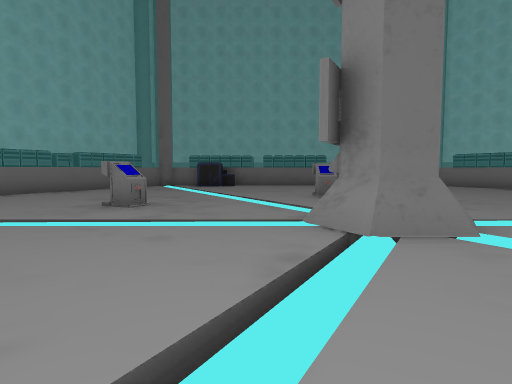
[1] (above)

16 first-person views from a walk through a scene from a Unity 3-D project. The camera is 1.5 m above the floor, tilts 4° down and sees 75° across. The floor is counted in squares, 2 m on a side. Each view is taken from the middle of a square. On the plan, view 1 faces up. The plan holds only what a view shows up to about 11 squares ahead; the rest is blank. The place goes on beyond the plan. The player is left out.

[2]
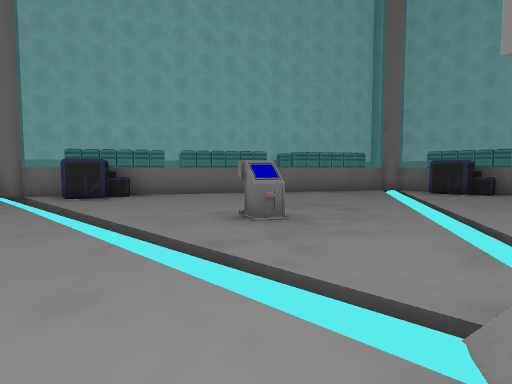

[3]
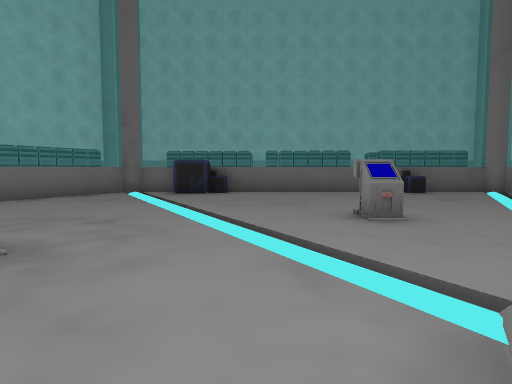

[4]
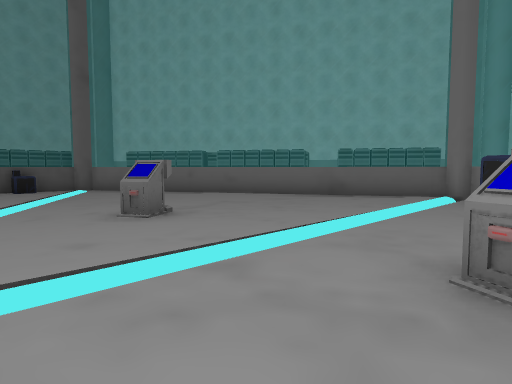

[5]
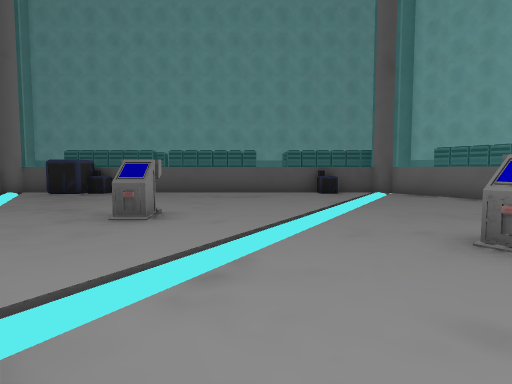

[6]
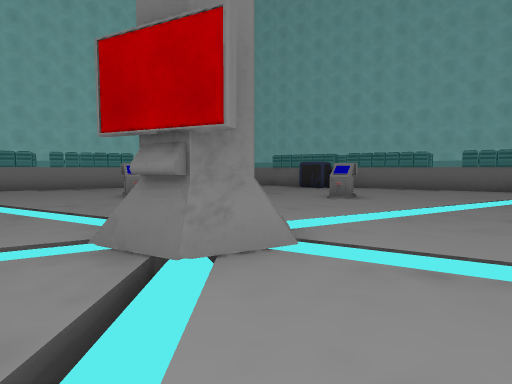

[7]
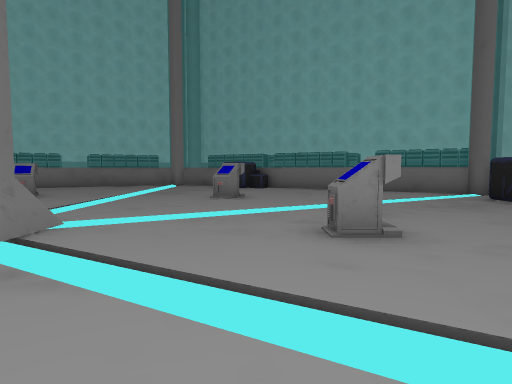

[8]
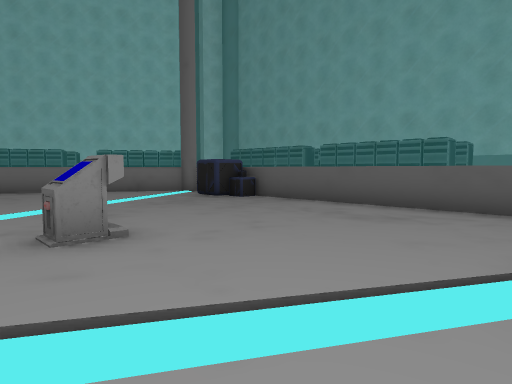

[9]
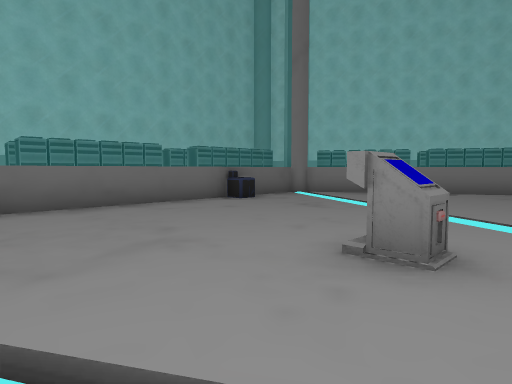

[10]
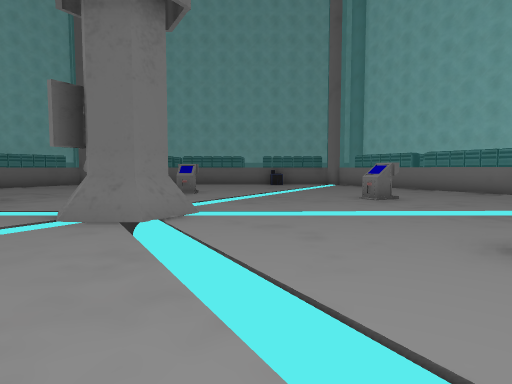

[11]
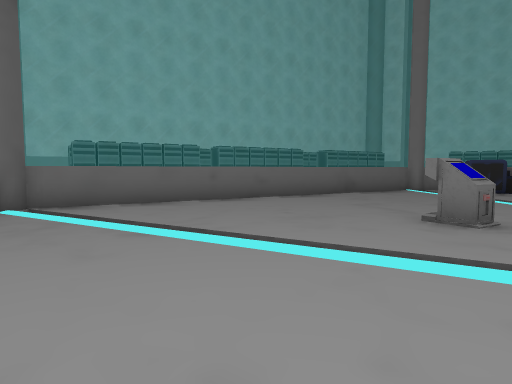

[12]
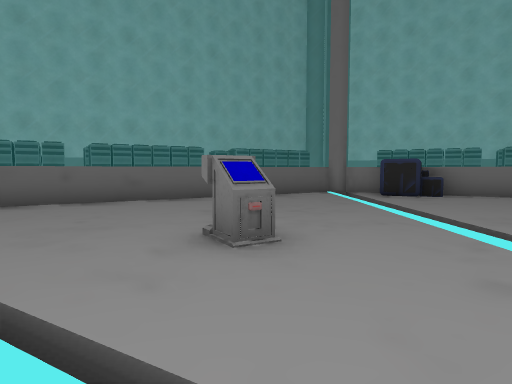

[13]
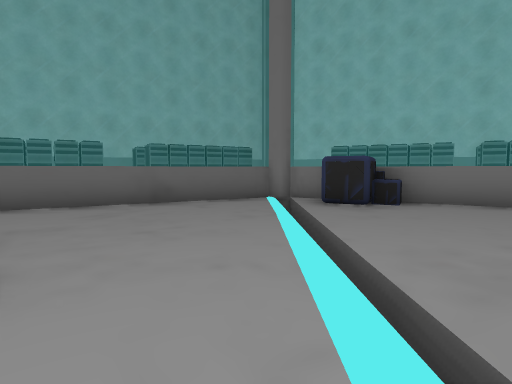

[14]
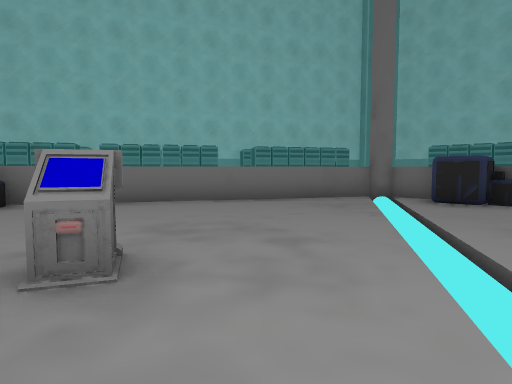

[15]
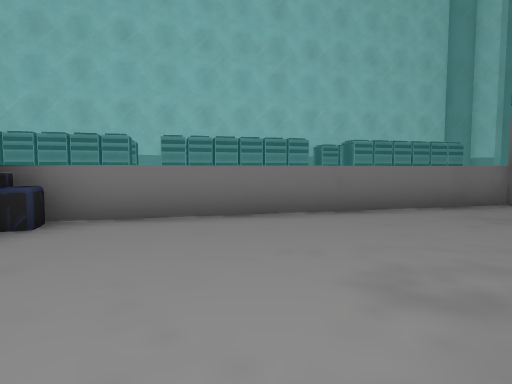

[16]
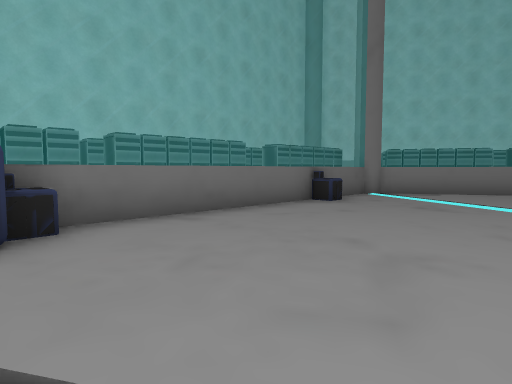

### Floor plan
Key: @ floor where view 1 was taken; # wall or solid block; . main floor; - floor 0.25 m lower than the main floor; _ floor 1.25 m lower than the main floor; / step, stairs or slope; = window, fence, low wall or low ledge; v drop or lower ground; O other object.
Columns run from 11 left of view 1 to 9 right of it. Each row starts with its distance up from view 1.
 17                OO
 16         OOOOOOOOOOO
 15      OO#= O=====O=##O
 14    OOO=//OO     O  =O
 13    OOO=./........._=O
 12   OOO=..//..........=
 11  OOOO...............
 10 #OOO=.....-.........
  9 OOO=.........O......
  8  OO=..............O.
  7  O=O....O.....-...O.
  6 OO#O................
  5  =vvvv......###.....
  4 O=..........###.....
  3 OO=........./.......
  2  OO.....O..//....OO.
  1  OO=..............O.
  0 OOOO....../@.O......
 -1  O O=....//.........
 -2  OOOO=.../.......-..=
 -3   O O=..//......._.
 -4    OOO=./..........=O
 -5      OO=.O......OO##O
 -6        # O OOOOOOO=O
 -7          O OOOOOOO
 -8            O   O

Where each view was taken, in squares from view 1:
view 1: 0 up, 0 right, facing up
view 2: 3 up, 1 right, facing up-left
view 3: 4 up, 0 right, facing up
view 4: 7 up, 0 right, facing down-left
view 5: 5 up, 0 right, facing down
view 6: 4 up, 2 left, facing right
view 7: 1 up, 2 left, facing right
view 8: 1 up, 2 left, facing down-right
view 9: 8 up, 1 left, facing up-right
view 10: 1 down, 4 right, facing up
view 11: 1 down, 2 right, facing left
view 12: 2 up, 1 right, facing left
view 13: 4 up, 1 left, facing left
view 14: 6 up, 0 right, facing up-left
view 15: 6 up, 3 left, facing up-left
view 16: 10 up, 2 left, facing up-right
